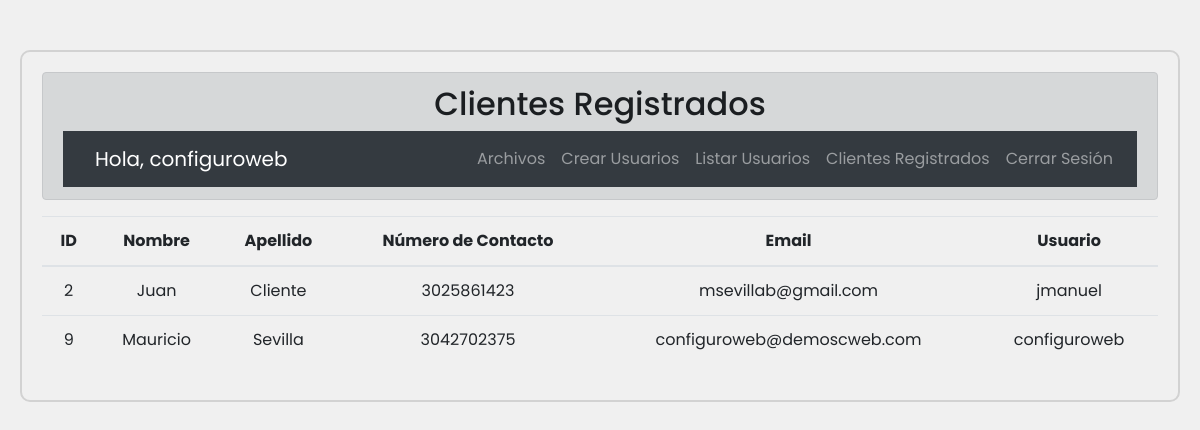
Screenshot of /admin/customers.php (signed in) with the database file from the repository.
### tables this page shows
CREATE TABLE `tbl_users` (
  `user_id` int(11) NOT NULL,
  `username` varchar(255) NOT NULL,
  `password` varchar(255) NOT NULL,
  `role` varchar(100) NOT NULL DEFAULT 'user'
);

CREATE TABLE `tbl_customer` (
  `tbl_customer_id` int(11) NOT NULL,
  `first_name` varchar(255) NOT NULL,
  `last_name` varchar(255) NOT NULL,
  `contact_number` varchar(20) NOT NULL,
  `email` varchar(255) NOT NULL,
  `username` varchar(255) NOT NULL,
  `password` varchar(255) NOT NULL,
  `verification_code` int(6) NOT NULL
);

### admin/customers.php (the view, shortened to what this page needs)
<?php
include('./conn/conn.php');
$stmt = $conn->prepare("SELECT * FROM tbl_customer");
$stmt->execute();
$customers = $stmt->fetchAll(PDO::FETCH_ASSOC);
?>
<!DOCTYPE html>
<html lang="es">
<head>
    <link rel="stylesheet" href="./assets/style.css">
    <link rel="stylesheet" href="https://cdn.jsdelivr.net/npm/bootstrap@4.6.2/dist/css/bootstrap.min.css">
    <link rel="stylesheet" href="https://cdnjs.cloudflare.com/ajax/libs/font-awesome/6.4.2/css/all.min.css" />
</head>
<body>
    <div class="main">
        <div class="alert alert-dark text-center" role="alert">
            <h2>Clientes Registrados</h2>
            <?php include('assets/header.php'); ?>
        </div>
        <div class="user-list-container">
            <div class="table-responsive">
                <table class="table table-hover text-center">
                    <thead>
                        <tr>
                            <th>ID</th>
                            <th>Nombre</th>
                            <th>Apellido</th>
                            <th>Número de Contacto</th>
                            <th>Email</th>
                            <th>Usuario</th>
                        </tr>
                    </thead>
                    <tbody>
                        <?php foreach ($customers as $customer) : ?>
                            <tr>
                                <td><?php echo htmlspecialchars($customer['tbl_customer_id']); ?></td>
                                <td><?php echo htmlspecialchars($customer['first_name']); ?></td>
                                <td><?php echo htmlspecialchars($customer['last_name']); ?></td>
                                <td><?php echo htmlspecialchars($customer['contact_number']); ?></td>
                                <td><?php echo htmlspecialchars($customer['email']); ?></td>
                                <td><?php echo htmlspecialchars($customer['username']); ?></td>
                            </tr>
                        <?php endforeach; ?>
                    </tbody>
                </table>
            </div>
        </div>
    </div>
</body>
</html>

### admin/assets/header.php (shortened to what this page needs)
<?php
include('./conn/conn.php');
if (!isset($_SESSION['user_id'])) {
    header("Location: login.php");
    exit();
} else {
    $user_id = $_SESSION['user_id'];
    $stmt = $conn->prepare("SELECT username, role FROM tbl_users WHERE user_id = :user_id");
    $stmt->bindParam(':user_id', $user_id);
    $stmt->execute();
    $user = $stmt->fetch(PDO::FETCH_ASSOC);
    $username = $user['username'];
    $role = $user['role'];
}
?>
<nav class="navbar navbar-expand-lg navbar-dark bg-dark">
    <a class="navbar-brand ml-3" href="">Hola, <?php echo htmlspecialchars($username); ?></a>
    <div class="collapse navbar-collapse" id="navbarNav">
        <ul class="navbar-nav ml-auto">
            <li class="nav-item">
                <a class="nav-link" href="index.php">Archivos</a>
            </li>
            <?php if ($role == 'admin') : ?>
                <li class="nav-item">
                    <a class="nav-link" href="register_user.php">Crear Usuarios</a>
                </li>
                <li class="nav-item">
                    <a class="nav-link" href="list_users.php">Listar Usuarios</a>
                </li>
                <li class="nav-item">
                    <a class="nav-link" href="customers.php">Clientes Registrados</a>
                </li>
            <?php endif; ?>
            <li class="nav-item">
                <a class="nav-link" href="endpoint/logout.php">Cerrar Sesión</a>
            </li>
        </ul>
    </div>
</nav>

### admin/assets/style.css (style rules this page uses)
* { margin: 0; padding: 0; font-family: 'Poppins', sans-serif; box-sizing: border-box; }
body { display: flex; justify-content: center; align-items: center; flex-direction: column; background-color: rgb(240, 240, 240) !important; padding: 20px; }
.main { margin-top: 30px; border: 2px solid rgb(210, 210, 210); padding: 20px; border-radius: 10px; width: 100%; max-width: 1200px; }
.table { max-height: 600px; overflow-y: auto; }

### rows the page displays
tbl_users: username "configuroweb"
tbl_customer: tbl_customer_id "2", first_name "Juan", last_name "Cliente", contact_number "3025861423", email "msevillab@gmail.com", username "jmanuel"
tbl_customer: tbl_customer_id "9", first_name "Mauricio", last_name "Sevilla", contact_number "3042702375", email "configuroweb@demoscweb.com", username "configuroweb"
